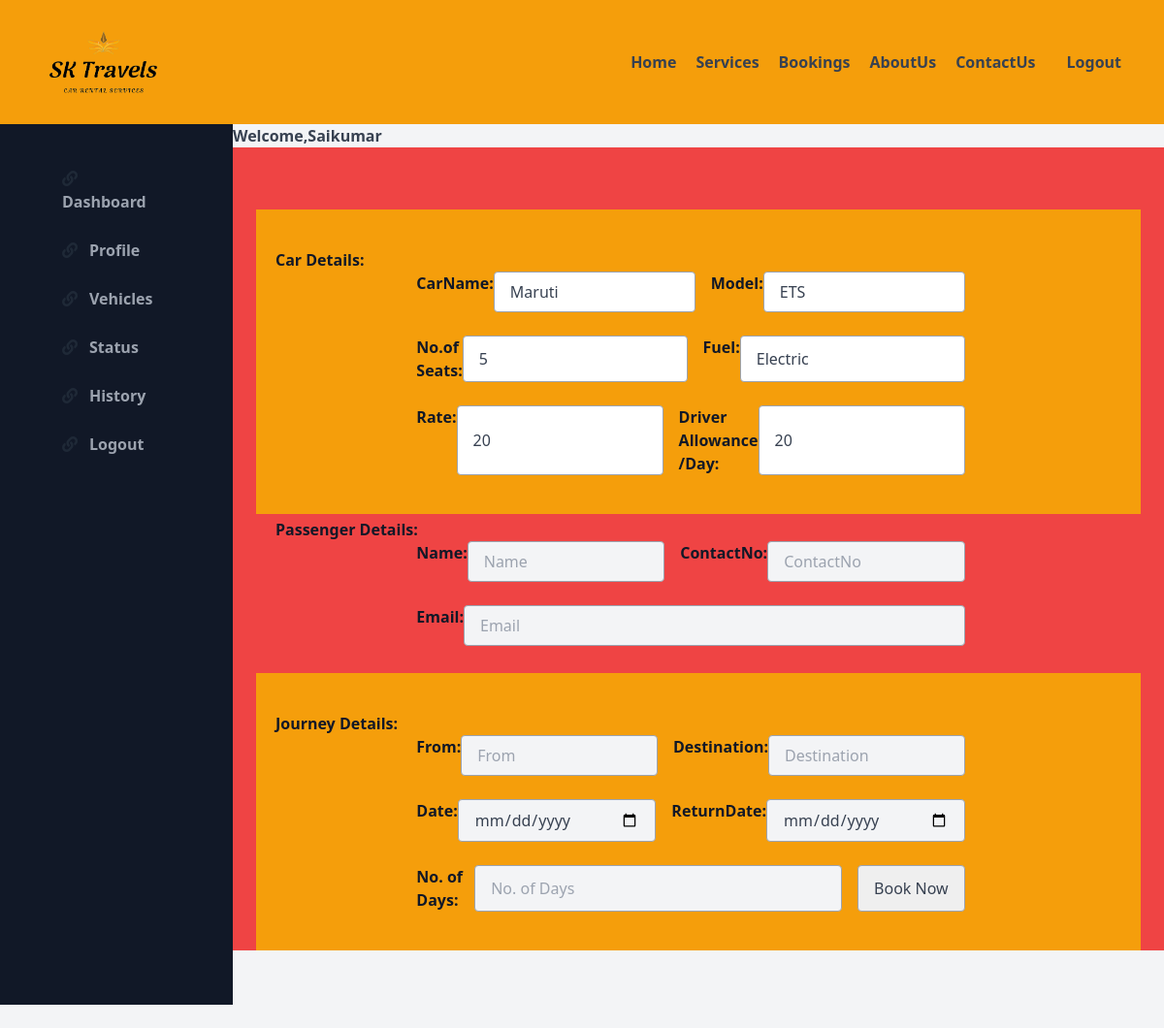
/Reservation.php?id=23 (signed in), run on the app's committed database.
### tables this page shows
CREATE TABLE `car_register` (
  `id` int(11) NOT NULL AUTO_INCREMENT,
  `Pic` varchar(255) DEFAULT NULL,
  `vehicle_type` varchar(255) DEFAULT NULL,
  `Name` varchar(255) DEFAULT NULL,
  `Model` varchar(255) DEFAULT NULL,
  `Seats` varchar(255) DEFAULT NULL,
  `Rate` varchar(255) DEFAULT NULL,
  `Driver` varchar(255) DEFAULT NULL,
  `Registration_No` varchar(255) DEFAULT NULL,
  `Engine_No` varchar(255) DEFAULT NULL,
  `Insurance` varchar(255) DEFAULT NULL,
  `Insurance_Start` varchar(255) DEFAULT NULL,
  `Insurance_Expiry` varchar(255) DEFAULT NULL,
  `Fuel` varchar(255) DEFAULT NULL,
  PRIMARY KEY (`id`)
);

### Reservation.php (the view, shortened to what this page needs)
<!DOCTYPE html>
<html lang="en">
   <head>
      <link href="https://unpkg.com/tailwindcss/dist/tailwind.min.css" rel="stylesheet">
      <link href="https://afeld.github.io/emoji-css/emoji.css" rel="stylesheet">
      <link rel="stylesheet" href="https://use.fontawesome.com/releases/v5.8.2/css/all.css">
   </head>
   <body class="bg-gray-100 font-sans leading-normal tracking-normal">
      <header class="text-gray-700 body-font">
         <div style ="box-shadow: 1px 1px 20px 1px grey;" class="container-fluid  bg-yellow-500 mx-auto flex flex-wrap p-8 flex-col md:flex-row items-center">
            <a class="flex title-font font-medium items-center text-gray-900 mb-4 md:mb-0">
               <img style="width: 150px;"src="images/logos.png">
      </a>
      <nav class="md:ml-auto flex flex-wrap items-center text-base justify-center">
         <a href="index.php"class="mr-5 hover:text-orange-500"><b>Home</b></a>
         <a class="mr-5 hover:text-gray-900"><b>Services</b></a>
         <a class="mr-5 hover:text-gray-900"><b>Bookings</b></a>
         <a class="mr-5 hover:text-gray-900"><b>AboutUs</b></a>
         <a class="mr-5 hover:text-gray-900"><b>ContactUs</b></a>
      </nav>
      <button class="inline-flex items-center bg-orange-400 border-0 py-1 px-3 focus:outline-none hover:bg-gray-300 rounded text-base mt-4 md:mt-0"><b><a href="Logout.php"><a href="Login.php">Logout</a></b>
</button>
</div>
<div class="flex md:flex-row-reverse flex-wrap">
<div class="w-full md:w-4/5 bg-gray-100">
	<h1><b>Welcome,<?php echo $_SESSION['username']?></b></h1>
<div class="container bg-red-500 mb-20 pt-16 px-6">
<form action="" method="post">
      <section class="text-black-500 body-font">
  <div class="container px-5 py-10 mx-auto  bg-yellow-500">
    <?php
               include 'connection.php';
               $fetch_id=$_GET['id'];
               $query="select *from car_register where id='$fetch_id'";
               $prepare_select=mysqli_query($con,$query);
               $array_data=mysqli_fetch_array($prepare_select);
               ?>
    <h2 class="text-gray-900"><b>Car Details:</b></h2>
    <div class="flex lg:w-2/3 w-full sm:flex-row flex-col mx-auto px-8 sm:px-0 ">
     <label class="text-gray-900"><b>CarName:</b></label>
      <input class=" flex-grow w-full  bg-white rounded border border-gray-400 focus:outline-none focus:border-indigo-500 text-base px-4 py-2 mr-4 mb-4 sm:mb-0 " readonly type="text" value="<?php echo $array_data['Name']?>" name="carname">
      <label class="text-gray-900"><b>Model:</b></label>
      <input class="flex-grow w-full  bg-white rounded border border-gray-400  focus:outline-none focus:border-indigo-500 text-base px-4 py-2 mr-4 mb-4 sm:mb-0" readonly  type="email" value="<?php echo $array_data['Model']?>"name="model">
    </div><br>
     <div class="flex lg:w-2/3 w-full sm:flex-row flex-col mx-auto px-8 sm:px-0">
      <label class="text-gray-900"><b>No.of Seats:</b></label>
      <input class="flex-grow w-full  bg-white rounded border border-gray-400  focus:outline-none focus:border-indigo-500 text-base px-4 py-2 mr-4 mb-4 sm:mb-0" readonly type="text" value="<?php echo $array_data['Seats']?>"name="seats">
      <label class="text-gray-900"><b>Fuel:</b></label>
      <input class="flex-grow w-full  bg-white rounded border border-gray-400  focus:outline-none focus:border-indigo-500 text-base px-4 py-2 mr-4 mb-4 sm:mb-0" readonly type="email" value="<?php echo $array_data['Fuel']?>"name="fuel">
    </div><br>
     <div class="flex lg:w-2/3 w-full sm:flex-row flex-col mx-auto px-8 sm:px-0">
      <label class="text-gray-900"><b>Rate:</b></label>
      <input class="flex-grow w-full  bg-white rounded border border-gray-400  focus:outline-none focus:border-indigo-500 text-base px-4 py-2 mr-4 mb-4 sm:mb-0" readonly type="text" value="<?php echo $array_data['Rate']?>"name="rate">
      <label class="text-gray-900"><b>Driver Allowance /Day:</b></label>
      <input class="flex-grow w-full  bg-white rounded border border-gray-400  focus:outline-none focus:border-indigo-500 text-base px-4 py-2 mr-4 mb-4 sm:mb-0" readonly  type="email" value="<?php echo $array_data['Driver']?>"name="driver">
    </div>
  </div>
</section>
      <section class="text-gray-700 body-font">
  <div class="container px-5 py-1 mx-auto  bg-orange-400">
    <h2 class="text-gray-900"><b>Passenger Details:</b></h2>
    <div class="flex lg:w-2/3 w-full sm:flex-row flex-col mx-auto px-8 sm:px-0 ">
      <label class="text-gray-900"><b>Name:</b></label>
      <input class="flex-grow w-full bg-gray-100 rounded border border-gray-400 focus:outline-none focus:border-indigo-500 text-base px-4 py-2 mr-4 mb-4 sm:mb-0" placeholder="Name" type="text"name="passname">
      <label class="text-gray-900"><b>ContactNo:</b></label>
      <input class="flex-grow w-full bg-gray-100 rounded border border-gray-400 focus:outline-none focus:border-indigo-500 text-base px-4 py-2 mr-4 mb-4 sm:mb-0" placeholder="ContactNo" type="number"name="contact">
    </div><br>
     <div class="flex lg:w-2/3 w-full sm:flex-row flex-col mx-auto px-8 sm:px-0">
      <label class="text-gray-900"><b>Email:</b></label>
      <input class="flex-grow w-full bg-gray-100 rounded border border-gray-400 focus:outline-none focus:border-indigo-500 text-base px-4 py-2 mr-4 mb-4 sm:mb-0" placeholder="Email" type="email"name="email">
    </div><br>
  </div>
</section>
     <section class="text-gray-700 body-font">
  <div class="container px-5 py-10 mx-auto bg-yellow-500">
    <h2 class="text-gray-900"><b>Journey Details:</b></h2>
    <div class="flex lg:w-2/3 w-full sm:flex-row flex-col mx-auto px-8 sm:px-0 ">
      <label class="text-gray-900"><b>From:</b></label>
      <input class="flex-grow w-full bg-gray-100 rounded border border-gray-400 focus:outline-none focus:border-indigo-500 text-base px-4 py-2 mr-4 mb-4 sm:mb-0" placeholder="From" type="text"name="from">
      <label class="text-gray-900"><b>Destination:</b></label>
      <input class="flex-grow w-full bg-gray-100 rounded border border-gray-400 focus:outline-none focus:border-indigo-500 text-base px-4 py-2 mr-4 mb-4 sm:mb-0" placeholder="Destination" type="text"name="to">
    </div><br>
     <div class="flex lg:w-2/3 w-full sm:flex-row flex-col mx-auto px-8 sm:px-0">
      <label class="text-gray-900"><b>Date:</b></label>
      <input class="flex-grow w-full bg-gray-100 rounded border border-gray-400 focus:outline-none focus:border-indigo-500 text-base px-4 py-2 mr-4 mb-4 sm:mb-0" placeholder="Full Name" type="date"name="jdate">
      <label class="text-gray-900"><b>ReturnDate:</b></label>
      <input class="flex-grow w-full bg-gray-100 rounded border border-gray-400 focus:outline-none focus:border-indigo-500 text-base px-4 py-2 mr-4 mb-4 sm:mb-0" placeholder="Email" type="date"
      name="rdate">
    </div><br>
     <div class="flex lg:w-2/3 w-full sm:flex-row flex-col mx-auto px-8 sm:px-0">
      <label class="text-gray-900"><b>No. of Days:</b></label>
      <input class="flex-grow w-full bg-gray-100 rounded border border-gray-400 focus:outline-none focus:border-indigo-500 text-base px-4 py-2 mr-4 mb-4 sm:mb-0" placeholder="No. of Days" type="number"name="count">
      <input class="flex-grow w-auto bg-orange-500 rounded border border-gray-400 focus:outline-none focus:border-indigo-500 text-base px-4 py-2 mr-4 mb-4 sm:mb-0" value="Book Now" type="submit"name="book">
    </div>
  </div>
</section>
</form>
<div class="w-full h-auto mt-32 md:w-1/5 bg-gray-900 md:bg-gray-900 px-10 text-center fixed bottom-0 mb-6 md:pt-8 md:top-0 md:left-0 h-auto md:h-fullmd:border-r-4 md:border-gray-600">
<div class="md:relative mx-auto lg:float-right lg:px-5 ">
<ul class="list-reset flex flex-row md:flex-col text-center md:text-left">
      <li class="mr-3 flex-1">
      <a href="CustomerDashboard.php" class="block py-1 md:py-3 pl-1 align-middle text-gray-800 no-underline hover:text-pink-500 border-b-2 border-gray-800 md:border-gray-900 hover:border-pink-500">
         <i class="fas fa-link pr-0 md:pr-3"></i>
         <span class="pb-1 md:pb-0 text-xs md:text-base text-gray-600 md:text-gray-400 block md:inline-block"><b>Dashboard</b></span>
      </a>
   </li>
   <li class="mr-3 flex-1">
      <a href="CustProfile.php" class="block py-1 md:py-3 pl-1 align-middle text-gray-800 no-underline hover:text-pink-500 border-b-2 border-gray-800 md:border-gray-900 hover:border-pink-500">
         <i class="fas fa-link pr-0 md:pr-3"></i><span class="pb-1 md:pb-0 text-xs md:text-base text-gray-600 md:text-gray-400 block md:inline-block"><b>Profile</b></span>
      </a>
   </li>
   <li class="mr-3 flex-1">
      <a href="#" class="block py-1 md:py-3 pl-1 align-middle text-gray-800 no-underline hover:text-pink-500 border-b-2 border-gray-800 md:border-gray-900 hover:border-pink-500">
         <i class="fas fa-link pr-0 md:pr-3"></i><span class="pb-1 md:pb-0 text-xs md:text-base text-gray-600 md:text-gray-400 block md:inline-block"><b>Vehicles</b></span>
      </a>
   </li>
   <li class="mr-3 flex-1">
      <a href="#" class="block py-1 md:py-3 pl-1 align-middle text-gray-800 no-underline hover:text-pink-500 border-b-2 border-gray-800 md:border-gray-900 hover:border-pink-500">
         <i class="fas fa-link pr-0 md:pr-3"></i><span class="pb-1 md:pb-0 text-xs md:text-base text-gray-600 md:text-gray-400 block md:inline-block"><b>Status</b></span>
      </a>
   </li>
   <li class="mr-3 flex-1">
      <a href="#" class="block py-1 md:py-3 pl-1 align-middle text-gray-800 no-underline hover:text-pink-500 border-b-2 border-gray-800 md:border-gray-900 hover:border-pink-500">
         <i class="fas fa-link pr-0 md:pr-3"></i><span class="pb-1 md:pb-0 text-xs md:text-base text-gray-600 md:text-gray-400 block md:inline-block"><b>History</b></span>
      </a>
   </li>
   <li class="mr-3 flex-1">
      <a href="#" class="block py-1 md:py-3 pl-1 align-middle text-gray-800 no-underline hover:text-pink-500 border-b-2 border-gray-800 md:border-gray-900 hover:border-pink-500">
         <i class="fas fa-link pr-0 md:pr-3"></i><span class="pb-1 md:pb-0 text-xs md:text-base text-gray-600 md:text-gray-400 block md:inline-block"><b>Logout</b></span>
      </a>
   </li>
</ul>
</div>
</div>
</div>
</header>
</body>
</html>

### data on the page
car_register: carname "Maruti", model "ETS", seats "5", fuel "Electric", rate "20", driver "20"

### other printed values
$_SESSION['username'] "Saikumar"
